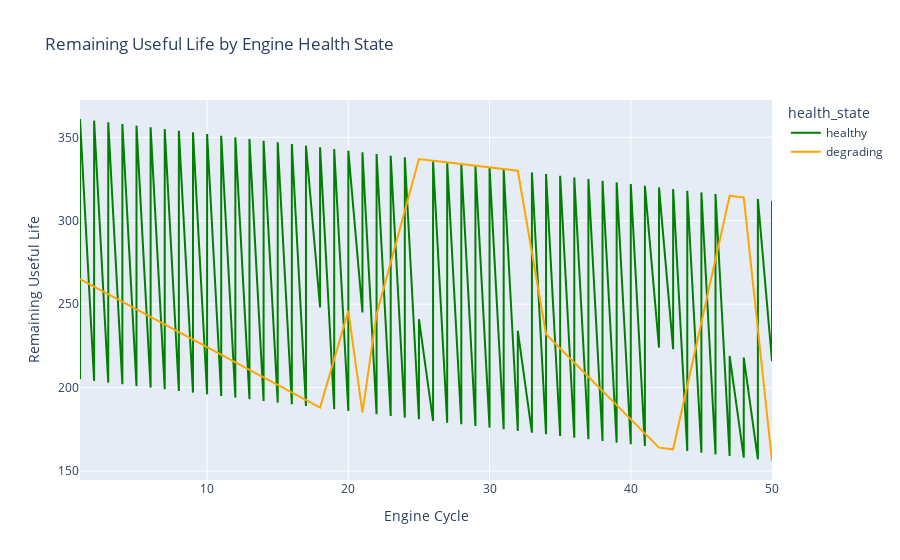
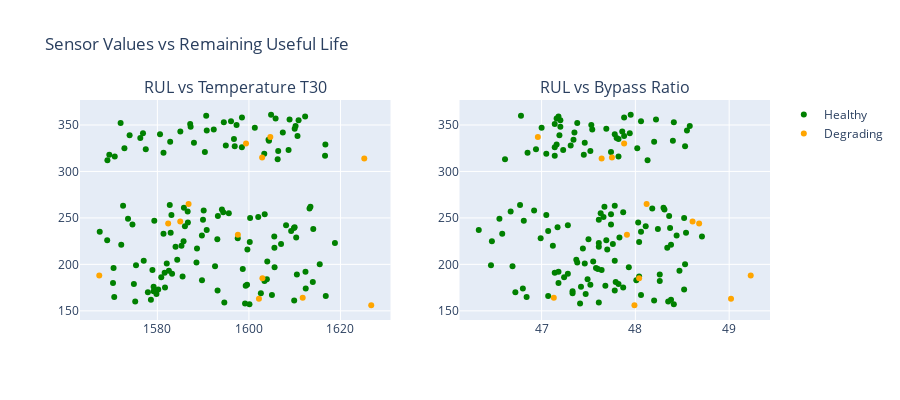

Notebook cell for these charts, in order:
### Markdown cell above
## 8. Remaining Useful Life (RUL) Analysis

### Code cell
# Analyze RUL patterns
fig = px.line(df, x='cycle', y='remaining_useful_life', 
              color='health_state',
              title='Remaining Useful Life by Engine Health State',
              color_discrete_map=colors)
fig.update_layout(xaxis_title='Engine Cycle', yaxis_title='Remaining Useful Life')
fig.show()

# RUL vs Key Sensor Relationships
fig2 = make_subplots(
    rows=1, cols=2,
    subplot_titles=['RUL vs Temperature T30', 'RUL vs Bypass Ratio']
)

# Temperature vs RUL
for health_state in ['healthy', 'degrading', 'critical']:
    data = df[df['health_state'] == health_state]
    fig2.add_trace(
        go.Scatter(
            x=data['sensor_3'], y=data['remaining_useful_life'],
            mode='markers',
            name=f'{health_state.capitalize()}',
            marker=dict(color=colors[health_state]),
            showlegend=True
        ),
        row=1, col=1
    )

# Bypass Ratio vs RUL
for health_state in ['healthy', 'degrading', 'critical']:
    data = df[df['health_state'] == health_state]
    fig2.add_trace(
        go.Scatter(
            x=data['sensor_11'], y=data['remaining_useful_life'],
            mode='markers',
            name=f'{health_state.capitalize()}',
            marker=dict(color=colors[health_state]),
            showlegend=False
        ),
        row=1, col=2
    )

fig2.update_layout(title="Sensor Values vs Remaining Useful Life", height=400)
fig2.show()

print("📈 RUL Analysis Summary:")
rul_stats = df.groupby('health_state')['remaining_useful_life'].agg(['mean', 'min', 'max']).round(0)
display(rul_stats)

print("\n🎯 RUL Insights:")
print("• Clear correlation between sensor values and remaining useful life")
print("• Temperature increases correspond to lower RUL")
print("• Bypass ratio shows strong relationship with engine degradation")
print("• RUL prediction models can leverage these sensor patterns")

### Figure 1 — Plotly figure (JSON) as saved in the notebook; plotly's stock layout.template omitted (floating-point values rounded to 4 significant figures; data arrays with more than 128 entries replaced by an {"elided": "..."} marker saying what was removed)
{"data": [{"hovertemplate": "health_state=healthy<br>cycle=%{x}<br>remaining_useful_life=%{y}<extra></extra>", "legendgroup": "healthy", "line": {"color": "green", "dash": "solid"}, "marker": {"symbol": "circle"}, "mode": "lines", "name": "healthy", "orientation": "v", "showlegend": true, "type": "scatter", "x": {"elided": "137 int values"}, "xaxis": "x", "y": {"elided": "137 int values"}, "yaxis": "y"}, {"hovertemplate": "health_state=degrading<br>cycle=%{x}<br>remaining_useful_life=%{y}<extra></extra>", "legendgroup": "degrading", "line": {"color": "orange", "dash": "solid"}, "marker": {"symbol": "circle"}, "mode": "lines", "name": "degrading", "orientation": "v", "showlegend": true, "type": "scatter", "x": [1, 18, 20, 21, 22, 25, 32, 34, 42, 43, 47, 48, 50], "xaxis": "x", "y": [265, 188, 246, 185, 244, 337, 330, 232, 164, 163, 315, 314, 156], "yaxis": "y"}], "layout": {"legend": {"title": {"text": "health_state"}, "tracegroupgap": 0}, "title": {"text": "Remaining Useful Life by Engine Health State"}, "xaxis": {"anchor": "y", "domain": [0, 1], "title": {"text": "Engine Cycle"}}, "yaxis": {"anchor": "x", "domain": [0, 1], "title": {"text": "Remaining Useful Life"}}}}

### Figure 2 — Plotly figure (JSON) as saved in the notebook; plotly's stock layout.template omitted (floating-point values rounded to 4 significant figures; data arrays with more than 128 entries replaced by an {"elided": "..."} marker saying what was removed)
{"data": [{"marker": {"color": "green"}, "mode": "markers", "name": "Healthy", "showlegend": true, "type": "scatter", "x": {"elided": "137 float values"}, "xaxis": "x", "y": {"elided": "137 int values"}, "yaxis": "y"}, {"marker": {"color": "orange"}, "mode": "markers", "name": "Degrading", "showlegend": true, "type": "scatter", "x": [1587.0, 1567.0, 1585.0, 1603.0, 1582.0, 1605.0, 1599.0, 1598.0, 1612.0, 1602.0, 1603.0, 1625.0, 1627.0], "xaxis": "x", "y": [265, 188, 246, 185, 244, 337, 330, 232, 164, 163, 315, 314, 156], "yaxis": "y"}, {"marker": {"color": "red"}, "mode": "markers", "name": "Critical", "showlegend": true, "type": "scatter", "x": [], "xaxis": "x", "y": [], "yaxis": "y"}, {"marker": {"color": "green"}, "mode": "markers", "name": "Healthy", "showlegend": false, "type": "scatter", "x": {"elided": "137 float values"}, "xaxis": "x2", "y": {"elided": "137 int values"}, "yaxis": "y2"}, {"marker": {"color": "orange"}, "mode": "markers", "name": "Degrading", "showlegend": false, "type": "scatter", "x": [48.12, 49.23, 48.61, 48.04, 48.68, 46.96, 47.88, 47.91, 47.13, 49.02, 47.75, 47.64, 47.99], "xaxis": "x2", "y": [265, 188, 246, 185, 244, 337, 330, 232, 164, 163, 315, 314, 156], "yaxis": "y2"}, {"marker": {"color": "red"}, "mode": "markers", "name": "Critical", "showlegend": false, "type": "scatter", "x": [], "xaxis": "x2", "y": [], "yaxis": "y2"}], "layout": {"annotations": [{"font": {"size": 16}, "showarrow": false, "text": "RUL vs Temperature T30", "x": 0.225, "xanchor": "center", "xref": "paper", "y": 1, "yanchor": "bottom", "yref": "paper"}, {"font": {"size": 16}, "showarrow": false, "text": "RUL vs Bypass Ratio", "x": 0.775, "xanchor": "center", "xref": "paper", "y": 1, "yanchor": "bottom", "yref": "paper"}], "height": 400, "title": {"text": "Sensor Values vs Remaining Useful Life"}, "xaxis": {"anchor": "y", "domain": [0, 0.45]}, "xaxis2": {"anchor": "y2", "domain": [0.55, 1]}, "yaxis": {"anchor": "x", "domain": [0, 1]}, "yaxis2": {"anchor": "x2", "domain": [0, 1]}}}
